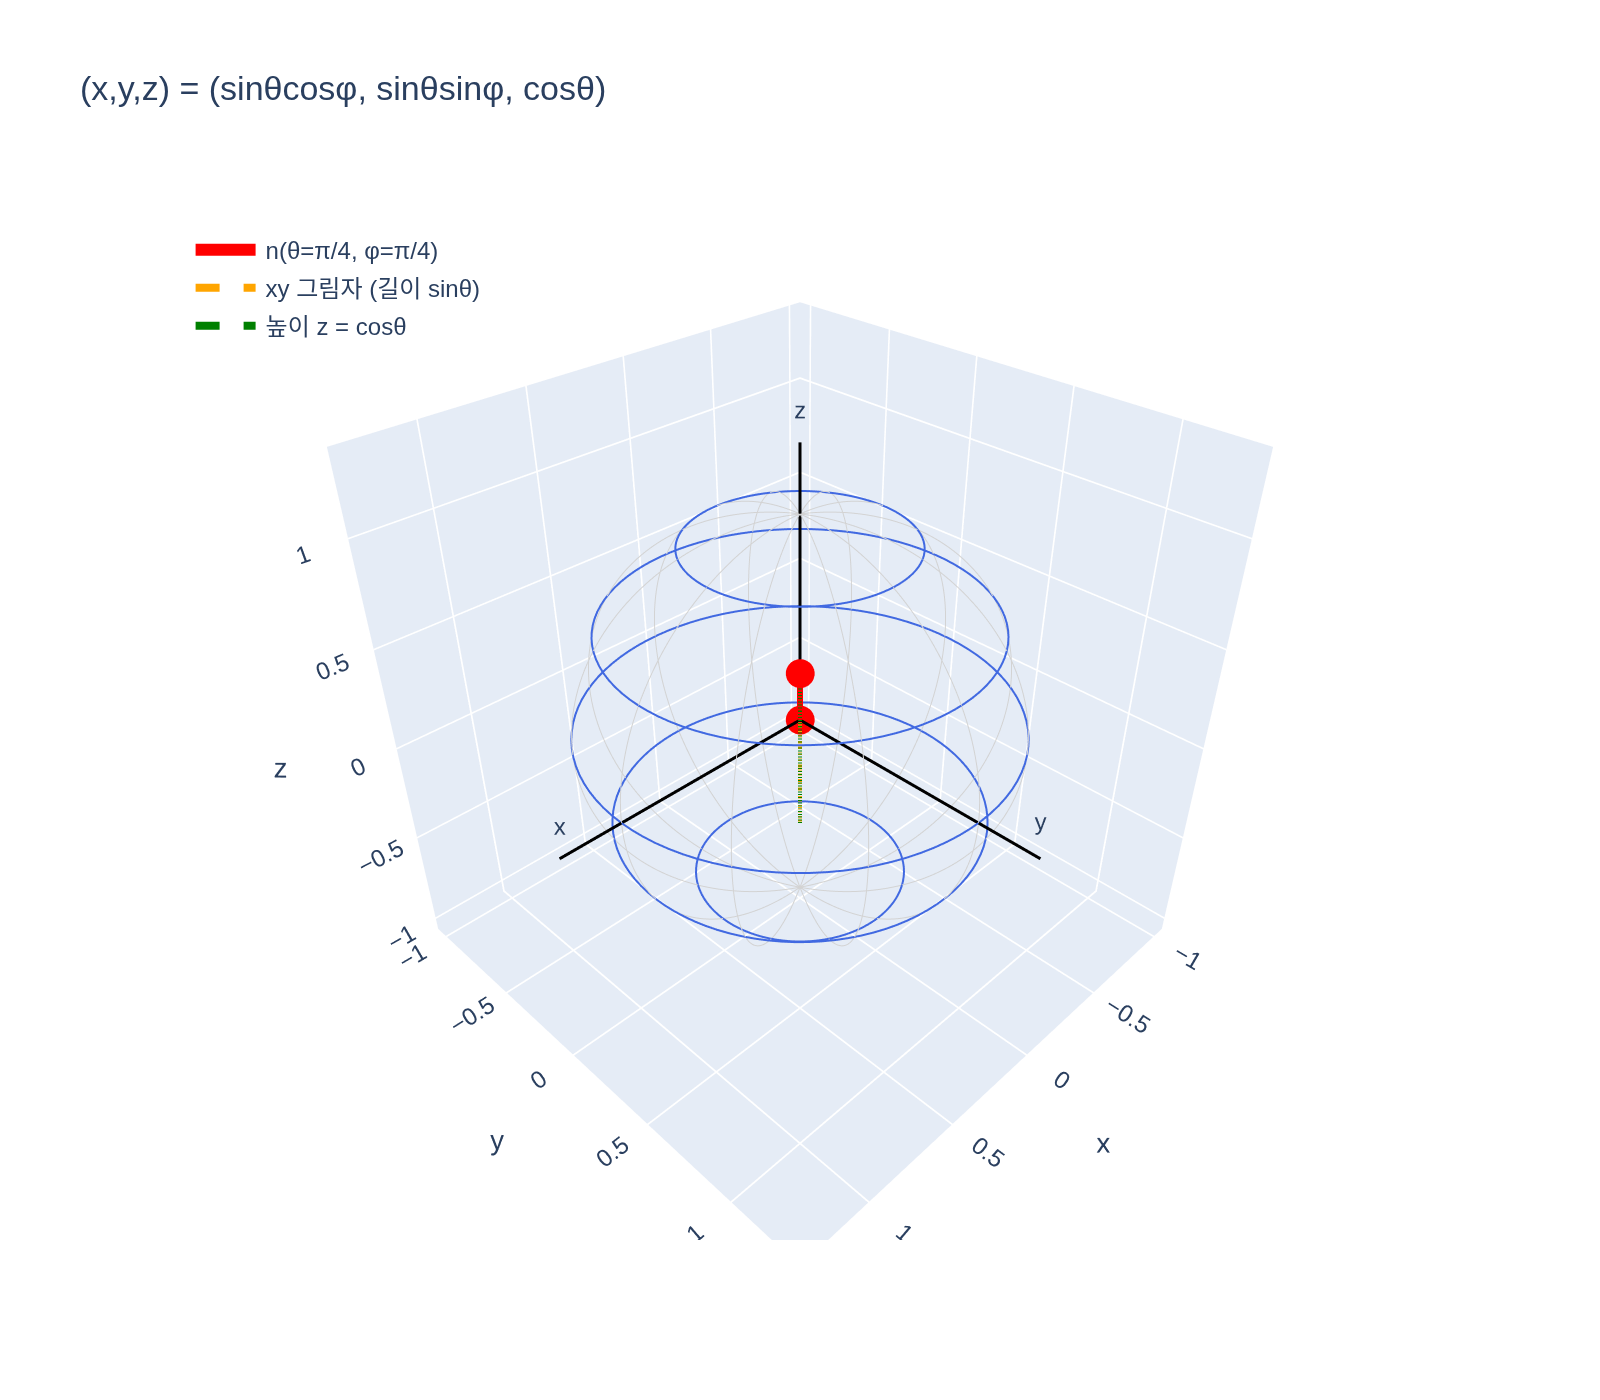

Write Python code to recreate this figure.
# %% [markdown]
# # 구면 좌표 → 데카르트 좌표 변환
#
# 단위 구 위의 한 점(=방향 벡터 $\vec n$)은 두 각으로 정해진다.
#
# - $\theta$ (극각, polar angle): $z$축에서 내려온 각, $0 \le \theta \le \pi$
# - $\phi$ (방위각, azimuth): $xy$평면에서 $x$축 기준으로 돈 각, $0 \le \phi < 2\pi$
#
# $$ (x,y,z)=(\sin\theta\cos\phi,\ \sin\theta\sin\phi,\ \cos\theta) $$
#
# 유도: 높이는 $z=\cos\theta$, $xy$평면에 드리운 그림자 길이는 $\sin\theta$,
# 그 그림자를 $\phi$만큼 돌려 $x,y$로 쪼갠다.
# 이 변환이 있어야 $\cos\theta$, $\sin\theta\cos\phi$ 같은 삼각함수 덩어리가
# 그대로 $z$, $x$가 되어 구면 조화 함수를 **$x,y,z$의 다항식**으로 쓸 수 있다.

# %%
# 필요 패키지: numpy, plotly, kaleido
import os
import numpy as np
import plotly.graph_objects as go


def _show(fig):
    try:
        from IPython import get_ipython
        if get_ipython() is not None:  # VSCode 셀/Jupyter에서만 렌더링
            fig.show()
    except ImportError:
        pass


def sph2cart(theta, phi):
    """구면 좌표(단위 반지름) -> 데카르트 좌표."""
    return (np.sin(theta) * np.cos(phi),
            np.sin(theta) * np.sin(phi),
            np.cos(theta))


# 대표적인 방향들을 확인
cases = {
    "theta=0      (북극, +z)": (0.0, 0.0),
    "theta=pi     (남극, -z)": (np.pi, 0.0),
    "theta=pi/2, phi=0    (+x)": (np.pi / 2, 0.0),
    "theta=pi/2, phi=pi/2 (+y)": (np.pi / 2, np.pi / 2),
    "theta=pi/4, phi=pi/4": (np.pi / 4, np.pi / 4),
}
for name, (t, p) in cases.items():
    x, y, z = sph2cart(t, p)
    print(f"{name:28s} -> ({x:+.3f}, {y:+.3f}, {z:+.3f})  |n|={np.hypot(np.hypot(x, y), z):.3f}")
# 출력:
# theta=0      (북극, +z)      -> (+0.000, +0.000, +1.000)  |n|=1.000
# theta=pi     (남극, -z)      -> (+0.000, +0.000, -1.000)  |n|=1.000
# theta=pi/2, phi=0    (+x)    -> (+1.000, +0.000, +0.000)  |n|=1.000
# theta=pi/2, phi=pi/2 (+y)    -> (+0.000, +1.000, +0.000)  |n|=1.000
# theta=pi/4, phi=pi/4         -> (+0.500, +0.500, +0.707)  |n|=1.000

# %% [markdown]
# ## 항등식 확인
# $x^2+y^2+z^2 = \sin^2\theta(\cos^2\phi+\sin^2\phi)+\cos^2\theta = 1$ 이므로
# 언제나 단위 구 위에 놓인다. 역변환은 $\theta=\arccos z,\ \phi=\operatorname{atan2}(y,x)$.

# %%
rng = np.random.default_rng(0)
theta = rng.uniform(0, np.pi, 1000)
phi = rng.uniform(0, 2 * np.pi, 1000)
x, y, z = sph2cart(theta, phi)
print("max |x^2+y^2+z^2 - 1| =", np.abs(x**2 + y**2 + z**2 - 1).max())
theta_back = np.arccos(z)
phi_back = np.mod(np.arctan2(y, x), 2 * np.pi)
print("역변환 오차 theta:", np.abs(theta_back - theta).max(), " phi:", np.abs(phi_back - phi).max())
# 출력:
# max |x^2+y^2+z^2 - 1| = 4.440892098500626e-16
# 역변환 오차 theta: 6.032468361644172e-14  phi: 8.881784197001252e-16

# %% [markdown]
# ## 왜 SH에서 중요한가: $y_1^0 = K\cos\theta = 0.488603\,z$
# 각도 형태의 실수 구면 조화 함수와, 변환으로 얻은 다항식 형태가 같은 값을 준다.
# $l=1$ 세 개는 그저 $y, z, x$에 상수를 곱한 것이고, $l=2$의 $y_2^{-2}=1.092548\,xy$는
# $\sin^2\theta\sin\phi\cos\phi$ 에서 나온다.

# %%
K10 = np.sqrt(3 / (4 * np.pi))          # 0.488603
K2m2 = 0.5 * np.sqrt(15 / np.pi)        # 1.092548
K22 = np.sqrt(5 / (4 * np.pi) / 24)     # K_2^2 = sqrt((2l+1)/(4pi) * (l-|m|)!/(l+|m|)!)
# 각도 형태 (원문의 SH(l,m,theta,phi) 정의: m<0 -> sqrt2*K(l,-m)*sin(-m*phi)*P(l,-m,cos theta))
#   P_1^0(cos t) = cos t,  P_2^2(cos t) = 3 sin^2 t
y10_angle = K10 * np.cos(theta)
y2m2_angle = np.sqrt(2) * K22 * np.sin(2 * phi) * 3 * np.sin(theta)**2
# 다항식 형태
y10_poly = 0.488603 * z
y2m2_poly = 1.092548 * x * y
print("K_1^0 =", round(K10, 6), " K_2^-2 =", round(K2m2, 6))
print("y_1^0  각도식 vs 다항식 최대 차:", np.abs(y10_angle - y10_poly).max())
print("y_2^-2 각도식 vs 다항식 최대 차:", np.abs(y2m2_angle - y2m2_poly).max())
# 출력:
# K_1^0 = 0.488603  K_2^-2 = 1.092548
# y_1^0  각도식 vs 다항식 최대 차: 4.880969931564394e-07
# y_2^-2 각도식 vs 다항식 최대 차: 2.1496398139309036e-07  (소수 6자리 반올림 상수 차이)

# %% [markdown]
# ## 시각화
# 단위 구 위에 $\theta$ 등고선(위선)과 $\phi$ 등고선(경선)을 그리고,
# $(\theta,\phi)=(\pi/4,\pi/4)$ 한 점을 벡터로 표시한다.
# 점의 높이가 $\cos\theta$, $xy$평면 그림자 길이가 $\sin\theta$임을 눈으로 확인할 수 있다.

# %%
fig = go.Figure()
# 위선: theta 고정
for t in np.linspace(np.pi / 6, 5 * np.pi / 6, 5):
    p = np.linspace(0, 2 * np.pi, 100)
    xx, yy, zz = sph2cart(t, p)
    zz = np.full_like(xx, zz)  # theta 고정이면 z는 스칼라 -> 배열로 확장
    fig.add_trace(go.Scatter3d(x=xx, y=yy, z=zz, mode="lines",
                               line=dict(color="royalblue", width=2), showlegend=False))
# 경선: phi 고정
for p in np.linspace(0, 2 * np.pi, 12, endpoint=False):
    t = np.linspace(0, np.pi, 100)
    xx, yy, zz = sph2cart(t, p)
    fig.add_trace(go.Scatter3d(x=xx, y=yy, z=zz, mode="lines",
                               line=dict(color="lightgray", width=1), showlegend=False))
# 예시 점과 벡터 분해
t0, p0 = np.pi / 4, np.pi / 4
px, py, pz = sph2cart(t0, p0)
fig.add_trace(go.Scatter3d(x=[0, px], y=[0, py], z=[0, pz], mode="lines+markers",
                           line=dict(color="red", width=6), marker=dict(size=4), name="n(θ=π/4, φ=π/4)"))
fig.add_trace(go.Scatter3d(x=[0, px], y=[0, py], z=[0, 0], mode="lines",
                           line=dict(color="orange", width=4, dash="dash"), name="xy 그림자 (길이 sinθ)"))
fig.add_trace(go.Scatter3d(x=[px, px], y=[py, py], z=[0, pz], mode="lines",
                           line=dict(color="green", width=4, dash="dash"), name="높이 z = cosθ"))
fig.add_trace(go.Scatter3d(x=[0, 1.3], y=[0, 0], z=[0, 0], mode="lines+text", text=["", "x"],
                           line=dict(color="black", width=3), showlegend=False))
fig.add_trace(go.Scatter3d(x=[0, 0], y=[0, 1.3], z=[0, 0], mode="lines+text", text=["", "y"],
                           line=dict(color="black", width=3), showlegend=False))
fig.add_trace(go.Scatter3d(x=[0, 0], y=[0, 0], z=[0, 1.3], mode="lines+text", text=["", "z"],
                           line=dict(color="black", width=3), showlegend=False))
fig.update_layout(title="(x,y,z) = (sinθcosφ, sinθsinφ, cosθ)",
                  scene=dict(aspectmode="cube"), width=800, height=700,
                  legend=dict(x=0.02, y=0.98))
_show(fig)
out = os.path.join(os.path.dirname(os.path.abspath(__file__)) if "__file__" in globals() else ".", "expy.png")
fig.write_image(out, scale=2)
print("saved:", out)
# 출력:
# saved: /home/sungwoo/projects/swcho/nerfstudio/fm/.fm/hints/64b81f90-5086-4ab0-a8b1-b69be1ec4918/expy.png
